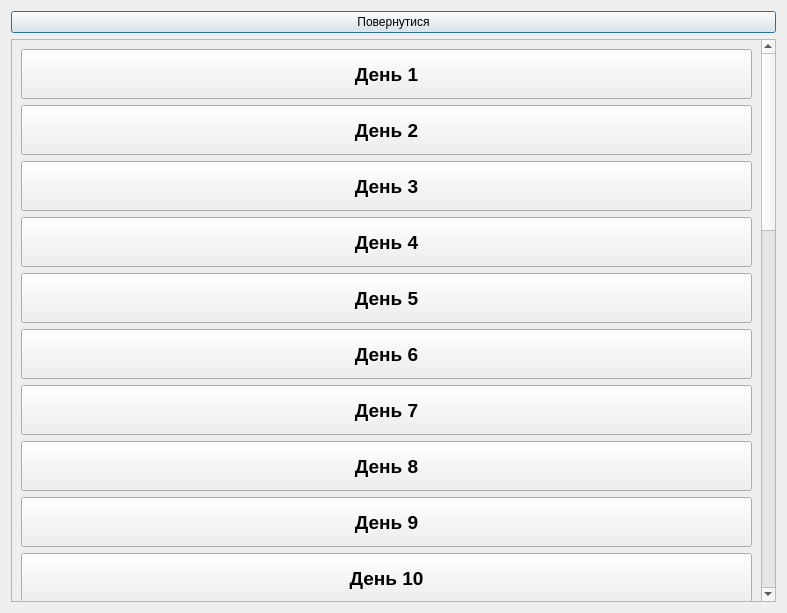
<?xml version="1.0" encoding="UTF-8"?>
<ui version="4.0">
 <class>My_workout</class>
 <widget class="QDialog" name="My_workout">
  <property name="geometry">
   <rect>
    <x>0</x>
    <y>0</y>
    <width>787</width>
    <height>613</height>
   </rect>
  </property>
  <property name="windowTitle">
   <string>Dialog</string>
  </property>
  <layout class="QVBoxLayout" name="verticalLayout_2">
   <item>
    <widget class="QPushButton" name="pushButton_31">
     <property name="text">
      <string>Повернутися</string>
     </property>
    </widget>
   </item>
   <item>
    <widget class="QScrollArea" name="scrollArea">
     <property name="widgetResizable">
      <bool>true</bool>
     </property>
     <widget class="QWidget" name="scrollAreaWidgetContents">
      <property name="geometry">
       <rect>
        <x>0</x>
        <y>0</y>
        <width>750</width>
        <height>1692</height>
       </rect>
      </property>
      <layout class="QVBoxLayout" name="verticalLayout">
       <item>
        <widget class="QPushButton" name="pushButton">
         <property name="minimumSize">
          <size>
           <width>0</width>
           <height>50</height>
          </size>
         </property>
         <property name="font">
          <font>
           <pointsize>14</pointsize>
           <weight>75</weight>
           <bold>true</bold>
          </font>
         </property>
         <property name="text">
          <string>День 1</string>
         </property>
        </widget>
       </item>
       <item>
        <widget class="QPushButton" name="pushButton_2">
         <property name="minimumSize">
          <size>
           <width>0</width>
           <height>50</height>
          </size>
         </property>
         <property name="font">
          <font>
           <pointsize>14</pointsize>
           <weight>75</weight>
           <bold>true</bold>
          </font>
         </property>
         <property name="text">
          <string>День 2</string>
         </property>
        </widget>
       </item>
       <item>
        <widget class="QPushButton" name="pushButton_3">
         <property name="minimumSize">
          <size>
           <width>0</width>
           <height>50</height>
          </size>
         </property>
         <property name="font">
          <font>
           <pointsize>14</pointsize>
           <weight>75</weight>
           <bold>true</bold>
          </font>
         </property>
         <property name="text">
          <string>День 3</string>
         </property>
        </widget>
       </item>
       <item>
        <widget class="QPushButton" name="pushButton_4">
         <property name="minimumSize">
          <size>
           <width>0</width>
           <height>50</height>
          </size>
         </property>
         <property name="font">
          <font>
           <pointsize>14</pointsize>
           <weight>75</weight>
           <bold>true</bold>
          </font>
         </property>
         <property name="text">
          <string>День 4</string>
         </property>
        </widget>
       </item>
       <item>
        <widget class="QPushButton" name="pushButton_5">
         <property name="minimumSize">
          <size>
           <width>0</width>
           <height>50</height>
          </size>
         </property>
         <property name="font">
          <font>
           <pointsize>14</pointsize>
           <weight>75</weight>
           <bold>true</bold>
          </font>
         </property>
         <property name="text">
          <string>День 5</string>
         </property>
        </widget>
       </item>
       <item>
        <widget class="QPushButton" name="pushButton_6">
         <property name="minimumSize">
          <size>
           <width>0</width>
           <height>50</height>
          </size>
         </property>
         <property name="font">
          <font>
           <pointsize>14</pointsize>
           <weight>75</weight>
           <bold>true</bold>
          </font>
         </property>
         <property name="text">
          <string>День 6</string>
         </property>
        </widget>
       </item>
       <item>
        <widget class="QPushButton" name="pushButton_7">
         <property name="minimumSize">
          <size>
           <width>0</width>
           <height>50</height>
          </size>
         </property>
         <property name="font">
          <font>
           <pointsize>14</pointsize>
           <weight>75</weight>
           <bold>true</bold>
          </font>
         </property>
         <property name="text">
          <string>День 7</string>
         </property>
        </widget>
       </item>
       <item>
        <widget class="QPushButton" name="pushButton_8">
         <property name="minimumSize">
          <size>
           <width>0</width>
           <height>50</height>
          </size>
         </property>
         <property name="font">
          <font>
           <pointsize>14</pointsize>
           <weight>75</weight>
           <bold>true</bold>
          </font>
         </property>
         <property name="text">
          <string>День 8</string>
         </property>
        </widget>
       </item>
       <item>
        <widget class="QPushButton" name="pushButton_9">
         <property name="minimumSize">
          <size>
           <width>0</width>
           <height>50</height>
          </size>
         </property>
         <property name="font">
          <font>
           <pointsize>14</pointsize>
           <weight>75</weight>
           <bold>true</bold>
          </font>
         </property>
         <property name="text">
          <string>День 9</string>
         </property>
        </widget>
       </item>
       <item>
        <widget class="QPushButton" name="pushButton_10">
         <property name="minimumSize">
          <size>
           <width>0</width>
           <height>50</height>
          </size>
         </property>
         <property name="font">
          <font>
           <pointsize>14</pointsize>
           <weight>75</weight>
           <bold>true</bold>
          </font>
         </property>
         <property name="text">
          <string>День 10</string>
         </property>
        </widget>
       </item>
       <item>
        <widget class="QPushButton" name="pushButton_11">
         <property name="minimumSize">
          <size>
           <width>0</width>
           <height>50</height>
          </size>
         </property>
         <property name="font">
          <font>
           <pointsize>14</pointsize>
           <weight>75</weight>
           <bold>true</bold>
          </font>
         </property>
         <property name="text">
          <string>День 11</string>
         </property>
        </widget>
       </item>
       <item>
        <widget class="QPushButton" name="pushButton_12">
         <property name="minimumSize">
          <size>
           <width>0</width>
           <height>50</height>
          </size>
         </property>
         <property name="font">
          <font>
           <pointsize>14</pointsize>
           <weight>75</weight>
           <bold>true</bold>
          </font>
         </property>
         <property name="text">
          <string>День 12</string>
         </property>
        </widget>
       </item>
       <item>
        <widget class="QPushButton" name="pushButton_13">
         <property name="minimumSize">
          <size>
           <width>0</width>
           <height>50</height>
          </size>
         </property>
         <property name="font">
          <font>
           <pointsize>14</pointsize>
           <weight>75</weight>
           <bold>true</bold>
          </font>
         </property>
         <property name="text">
          <string>День 13</string>
         </property>
        </widget>
       </item>
       <item>
        <widget class="QPushButton" name="pushButton_14">
         <property name="minimumSize">
          <size>
           <width>0</width>
           <height>50</height>
          </size>
         </property>
         <property name="font">
          <font>
           <pointsize>14</pointsize>
           <weight>75</weight>
           <bold>true</bold>
          </font>
         </property>
         <property name="text">
          <string>День 14</string>
         </property>
        </widget>
       </item>
       <item>
        <widget class="QPushButton" name="pushButton_15">
         <property name="minimumSize">
          <size>
           <width>0</width>
           <height>50</height>
          </size>
         </property>
         <property name="font">
          <font>
           <pointsize>14</pointsize>
           <weight>75</weight>
           <bold>true</bold>
          </font>
         </property>
         <property name="text">
          <string>День 15</string>
         </property>
        </widget>
       </item>
       <item>
        <widget class="QPushButton" name="pushButton_16">
         <property name="minimumSize">
          <size>
           <width>0</width>
           <height>50</height>
          </size>
         </property>
         <property name="font">
          <font>
           <pointsize>14</pointsize>
           <weight>75</weight>
           <bold>true</bold>
          </font>
         </property>
         <property name="text">
          <string>День 16</string>
         </property>
        </widget>
       </item>
       <item>
        <widget class="QPushButton" name="pushButton_17">
         <property name="minimumSize">
          <size>
           <width>0</width>
           <height>50</height>
          </size>
         </property>
         <property name="font">
          <font>
           <pointsize>14</pointsize>
           <weight>75</weight>
           <bold>true</bold>
          </font>
         </property>
         <property name="text">
          <string>День 17</string>
         </property>
        </widget>
       </item>
       <item>
        <widget class="QPushButton" name="pushButton_18">
         <property name="minimumSize">
          <size>
           <width>0</width>
           <height>50</height>
          </size>
         </property>
         <property name="font">
          <font>
           <pointsize>14</pointsize>
           <weight>75</weight>
           <bold>true</bold>
          </font>
         </property>
         <property name="text">
          <string>День 18</string>
         </property>
        </widget>
       </item>
       <item>
        <widget class="QPushButton" name="pushButton_19">
         <property name="minimumSize">
          <size>
           <width>0</width>
           <height>50</height>
          </size>
         </property>
         <property name="font">
          <font>
           <pointsize>14</pointsize>
           <weight>75</weight>
           <bold>true</bold>
          </font>
         </property>
         <property name="text">
          <string>День 19</string>
         </property>
        </widget>
       </item>
       <item>
        <widget class="QPushButton" name="pushButton_20">
         <property name="minimumSize">
          <size>
           <width>0</width>
           <height>50</height>
          </size>
         </property>
         <property name="font">
          <font>
           <pointsize>14</pointsize>
           <weight>75</weight>
           <bold>true</bold>
          </font>
         </property>
         <property name="text">
          <string>День 20</string>
         </property>
        </widget>
       </item>
       <item>
        <widget class="QPushButton" name="pushButton_21">
         <property name="minimumSize">
          <size>
           <width>0</width>
           <height>50</height>
          </size>
         </property>
         <property name="font">
          <font>
           <pointsize>14</pointsize>
           <weight>75</weight>
           <bold>true</bold>
          </font>
         </property>
         <property name="text">
          <string>День 21</string>
         </property>
        </widget>
       </item>
       <item>
        <widget class="QPushButton" name="pushButton_22">
         <property name="minimumSize">
          <size>
           <width>0</width>
           <height>50</height>
          </size>
         </property>
         <property name="font">
          <font>
           <pointsize>14</pointsize>
           <weight>75</weight>
           <bold>true</bold>
          </font>
         </property>
         <property name="text">
          <string>День 22</string>
         </property>
        </widget>
       </item>
       <item>
        <widget class="QPushButton" name="pushButton_23">
         <property name="minimumSize">
          <size>
           <width>0</width>
           <height>50</height>
          </size>
         </property>
         <property name="font">
          <font>
           <pointsize>14</pointsize>
           <weight>75</weight>
           <bold>true</bold>
          </font>
         </property>
         <property name="text">
          <string>День 23</string>
         </property>
        </widget>
       </item>
       <item>
        <widget class="QPushButton" name="pushButton_24">
         <property name="minimumSize">
          <size>
           <width>0</width>
           <height>50</height>
          </size>
         </property>
         <property name="font">
          <font>
           <pointsize>14</pointsize>
           <weight>75</weight>
           <bold>true</bold>
          </font>
         </property>
         <property name="text">
          <string>День 24</string>
         </property>
        </widget>
       </item>
       <item>
        <widget class="QPushButton" name="pushButton_25">
         <property name="minimumSize">
          <size>
           <width>0</width>
           <height>50</height>
          </size>
         </property>
         <property name="font">
          <font>
           <pointsize>14</pointsize>
           <weight>75</weight>
           <bold>true</bold>
          </font>
         </property>
         <property name="text">
          <string>День 25</string>
         </property>
        </widget>
       </item>
       <item>
        <widget class="QPushButton" name="pushButton_26">
         <property name="minimumSize">
          <size>
           <width>0</width>
           <height>50</height>
          </size>
         </property>
         <property name="font">
          <font>
           <pointsize>14</pointsize>
           <weight>75</weight>
           <bold>true</bold>
          </font>
         </property>
         <property name="text">
          <string>День 26</string>
         </property>
        </widget>
       </item>
       <item>
        <widget class="QPushButton" name="pushButton_27">
         <property name="minimumSize">
          <size>
           <width>0</width>
           <height>50</height>
          </size>
         </property>
         <property name="font">
          <font>
           <pointsize>14</pointsize>
           <weight>75</weight>
           <bold>true</bold>
          </font>
         </property>
         <property name="text">
          <string>День 27</string>
         </property>
        </widget>
       </item>
       <item>
        <widget class="QPushButton" name="pushButton_28">
         <property name="minimumSize">
          <size>
           <width>0</width>
           <height>50</height>
          </size>
         </property>
         <property name="font">
          <font>
           <pointsize>14</pointsize>
           <weight>75</weight>
           <bold>true</bold>
          </font>
         </property>
         <property name="text">
          <string>День 28</string>
         </property>
        </widget>
       </item>
       <item>
        <widget class="QPushButton" name="pushButton_29">
         <property name="minimumSize">
          <size>
           <width>0</width>
           <height>50</height>
          </size>
         </property>
         <property name="font">
          <font>
           <pointsize>14</pointsize>
           <weight>75</weight>
           <bold>true</bold>
          </font>
         </property>
         <property name="text">
          <string>День 29</string>
         </property>
        </widget>
       </item>
       <item>
        <widget class="QPushButton" name="pushButton_30">
         <property name="minimumSize">
          <size>
           <width>0</width>
           <height>50</height>
          </size>
         </property>
         <property name="font">
          <font>
           <pointsize>14</pointsize>
           <weight>75</weight>
           <bold>true</bold>
          </font>
         </property>
         <property name="text">
          <string>День 30</string>
         </property>
        </widget>
       </item>
      </layout>
     </widget>
    </widget>
   </item>
  </layout>
 </widget>
 <resources/>
 <connections/>
</ui>
